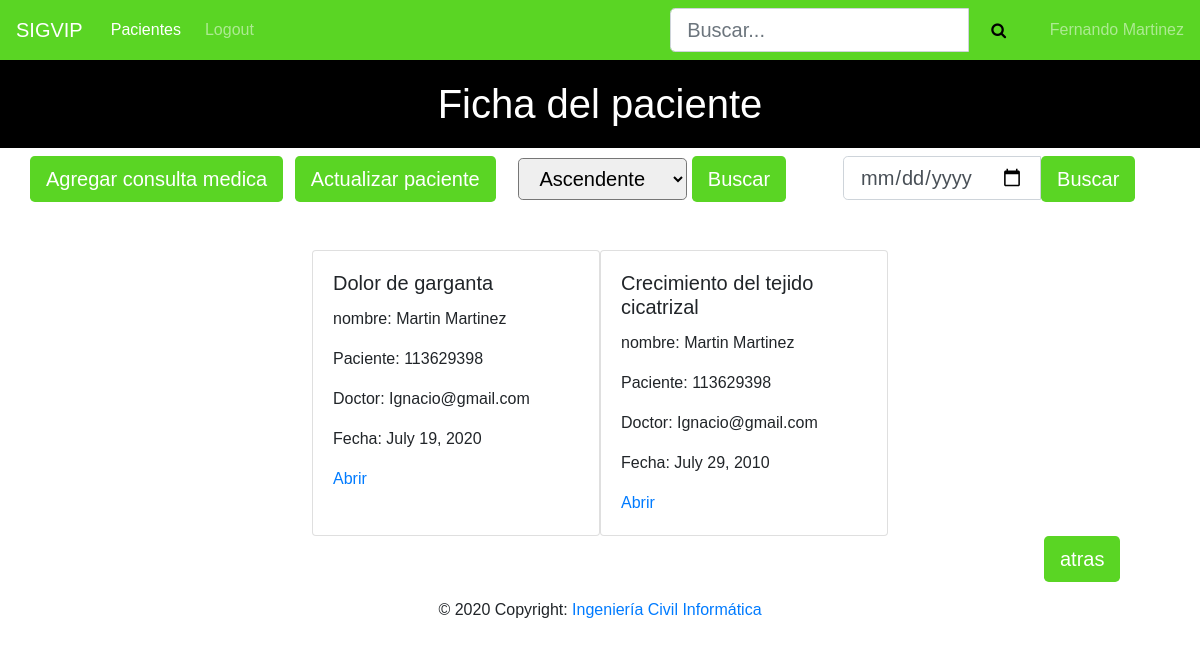
The page /ficha/3/ (signed in) on the database its author committed.
### ficha/models.py (models this page shows, shortened)
class ConsultaMedica(models.Model):
    tema = models.CharField(max_length=100)
    rut = models.ForeignKey(Paciente,default=None,on_delete=models.CASCADE)
    doctor = models.ForeignKey(User,default=None,on_delete=models.CASCADE)
    tratamiento = models.ForeignKey(Tratamiento,default=None,on_delete=models.CASCADE)
    diagnostico = models.CharField(max_length=200)
    fecha = models.DateField(default=date.today)
    fichas = models.Manager()

### pacientes/models.py (models this page shows)
class Paciente(models.Model):
    rut = models.CharField(max_length=9, unique=True)
    nombre = models.CharField(max_length=45)
    apellido = models.CharField(max_length=45)
    edad = models.IntegerField()
    email = models.EmailField(max_length=60)
    telefono = models.IntegerField()
    direccion = models.CharField(max_length=200)
    pacientes = models.Manager()
    def __str__(self):
        return "{}".format(self.rut)

### ficha/views.py (the view)
# urls.py: re_path(r'^(?P<rut>\d+)/$',views.HomeFichaView.as_view(),name='fichas'),
class HomeFichaView(LoginRequiredMixin,TemplateView):
    def get(self,request,**kwargs):
        rut=kwargs["rut"]
        fromdate = request.GET.get("fromdate")
        if fromdate:
            post = ConsultaMedica.fichas.filter(Q(fecha = fromdate) & Q(rut_id=rut)).distinct
        else:
            orden = request.GET.get("orden")
            if orden == 'descendente':
                post = ConsultaMedica.fichas.filter(rut_id=rut).order_by('fecha').distinct
            else:
                post = ConsultaMedica.fichas.filter(rut_id=rut).distinct
        return render(request,'ficha.html',{'fichas':post})

### ficha/templates/ficha.html (shortened to what this page needs)
{% extends "base.html" %}
{% block pagina %}
    <h1>Ficha del paciente</h1>
{% endblock%}
{% block content %}
    <div class="row">
        <a style="width: fit-content;" class="btn btn-primary btn-lg" href="create/" role="button">Agregar consulta medica</a>
        <a style="width: fit-content;margin-left: 1%" class="btn btn-primary btn-lg" href="update/" role="button">Actualizar paciente</a>
        <form method="GET" style="width: fit-content;margin-left: 2%">
            <select  class="btn-lg" name="orden">
                <option value="Ascendente" name="Ascendente" >Ascendente</option>
            </select>
            <input type="submit" class="btn-success btn-primary btn-lg" value="Buscar">
        </form>
        <div class="search" style="width: fit-content;margin-left: 5%">
            <form method="GET">
                <div id="custom-search-input">
                    <div class="input-group">
                        <input type="date" class="form-control btn-lg" value="{{request.GET.fromdate}}" name="fromdate">
                        <span class="input-group-list">
                            <button type="submit" class="btn-success btn-primary btn-lg">Buscar</button>
                        </span>
                    </div>
                </div>
            </form>
        </div>
    </div>
</div>
<div class="container">
    <div class="row mt-5 justify-content-center">
{% for consultamedica in fichas %}
        <div class="card" style="width: 18rem;">
            <div class="card-body">
                <strong><h5 class="card-title">{{ consultamedica.tema }}</h5></strong>
                <p class="card-text">nombre: {{ consultamedica.rut.nombre }} {{ consultamedica.rut.apellido }}</p>
                <p class="card-text">Paciente: {{ consultamedica.rut }}</p>
                <p class="card-text">Doctor: {{ consultamedica.doctor }}</p>
                <p class="card-text">Fecha: {{ consultamedica.fecha }}</p>
                <a href="detalle/{{consultamedica.id}}/" class="card-link">Abrir</a>
            </div>
        </div>
{% endfor %}
    </div>
    <a style="width: fit-content;margin-left: 90%" class="btn btn-primary btn-lg" href="/pacientes" role="button">atras</a>
</div>
{% include "footer.html" %}
{% endblock %}

### pacientes/templates/navbar.html (shortened to what this page needs)
<nav class="navbar navbar-expand-lg navbar-dark">
    <a class="navbar-brand" href="{% url 'index' %}">SIGVIP</a>
    <div class="collapse navbar-collapse" id="navbarNav">
      <ul class="navbar-nav mr-auto">
        {% if user.is_authenticated %}
            <li class="nav-item active">
                <a class="nav-link" href="/pacientes">Pacientes<span class="sr-only">(current)</span></a>
            </li>
            <li class="nav-item">
                <a class="nav-link" href="{% url 'logout' %}">Logout</a>
            </li>
        </ul>
        <div class="search" style="width: fit-content;margin-left: 35%">
            <form method="GET">
                <div id="custom-search-input">
                    <div class="input-group">
                        <input type="text" class="form-control btn-lg" placeholder="Buscar..." name="buscar"
                            value="{{request.GET.buscar}}">
                        <span class="input-group-list">
                            <button style="background-color: #5ad524;border: none;height: 44px;" type="submit"><i class="fa fa-search btn-lg"></i></button>
                        </span>
                    </div>
                </div>
            </form>
        </div>
        <span class="navbar-text" style="width: fit-content;margin-left: 2%">
            {{user.first_name}} {{user.last_name}}
        </span>
        {% else %}
            <li class="nav-item">
                <a class="nav-link" href="{% url 'login' %}">Login</a>
            </li>
        {% endif %}
    </div>
</nav>

### pacientes/static/css/cursos.css (style rules this page uses)
body { margin: 0; padding: 0; font-family: sans-serif; }
.navbar { background-color: #5ad524; }
.navbar .navbar-brand { color: white; }
h1 { text-align: center; background-color: black; padding: 20px; color: white; }
.navbar .nav-link { color: white; border-radius: .25rem; margin: 0 0.25em; }
.btn-primary { background-color: #5ad524; border: none; }
.card { position: relative; }

### rows shown on the page
ConsultaMedica: tema "Dolor de garganta", rut.nombre "Martin", rut.apellido "Martinez", rut "113629398", doctor "Ignacio@gmail.com", fecha "July 19, 2020"
ConsultaMedica: tema "Crecimiento del tejido cicatrizal", rut.nombre "Martin", rut.apellido "Martinez", rut "113629398", doctor "Ignacio@gmail.com", fecha "July 29, 2010"

### other values the page prints
{{ user.first_name }} "Fernando"
{{ user.last_name }} "Martinez"
